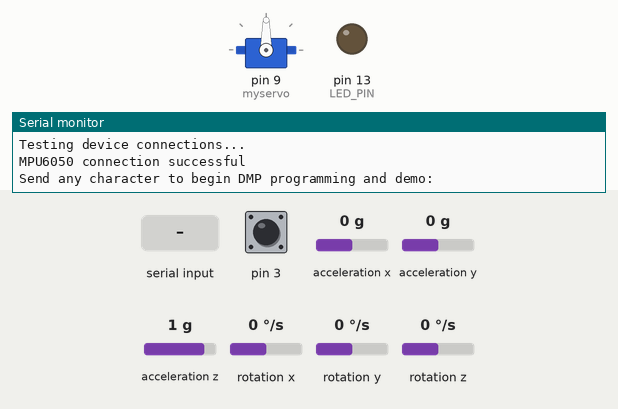
Simulated run of this sketch. Board: Arduino Leonardo, built with avr-gcc and run on an emulated ATmega32U4. Parts: servo, output pins drawn as LEDs (lit = HIGH), the last lines printed to the serial monitor. Dashed ring = blinking. The inputs (shaded band) are chosen by the test bench; at power-on: acceleration x 0 g, acceleration z 1 g, pin 3 HIGH, acceleration y 0 g, rotation x 0 °/s, rotation y 0 °/s, rotation z 0 °/s. The sensor or clock chip raises its interrupt line as the real part does.

Above: at 0.8 s.
0.9 s: "1\n" received over Serial
At 2.54 s:
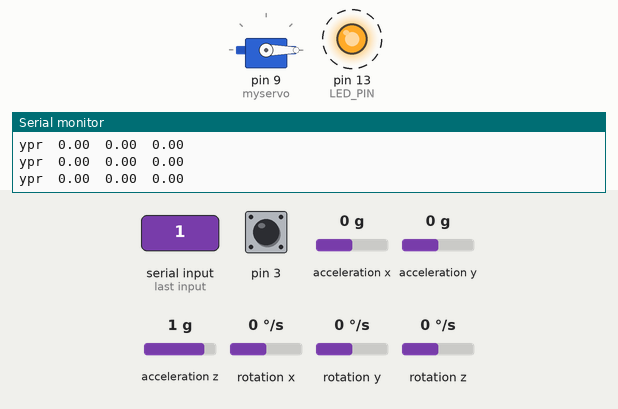
3.9 s: acceleration x set to 0.8 g
At 4.19 s:
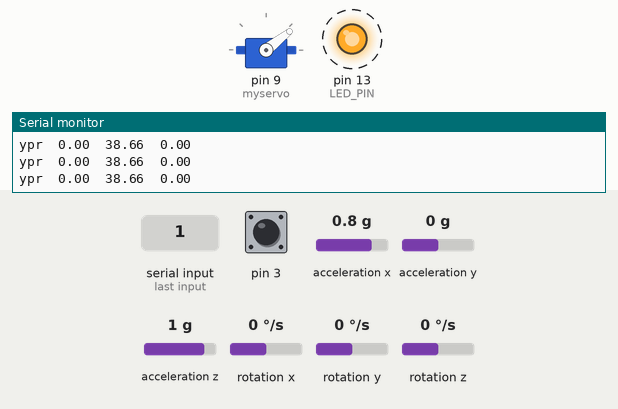
6.9 s: acceleration z set to -0.8 g
At 7.21 s:
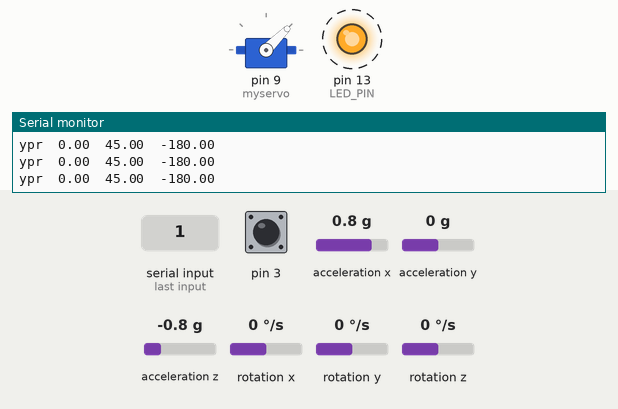
9.9 s: acceleration x set to 1.4 g
At 10.27 s:
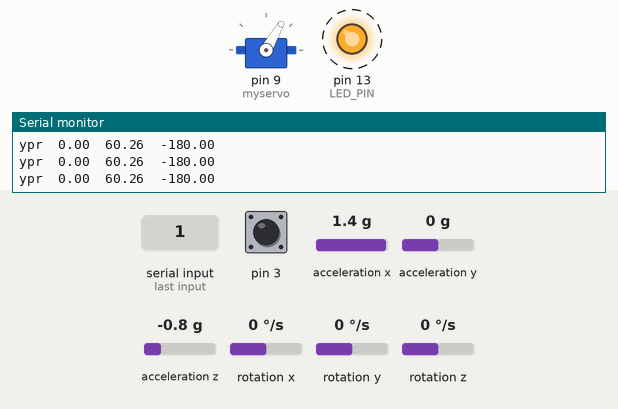
12.9 s: acceleration z set to 0 g
At 13.33 s:
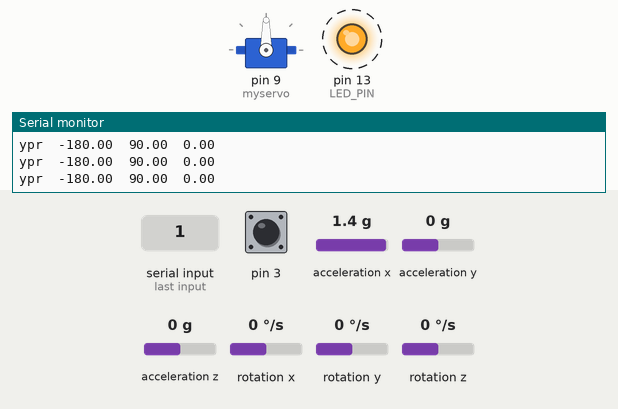
15.9 s: acceleration x set to 0.2 g
18.9 s: acceleration x set to -0.1 g
At 20.17 s:
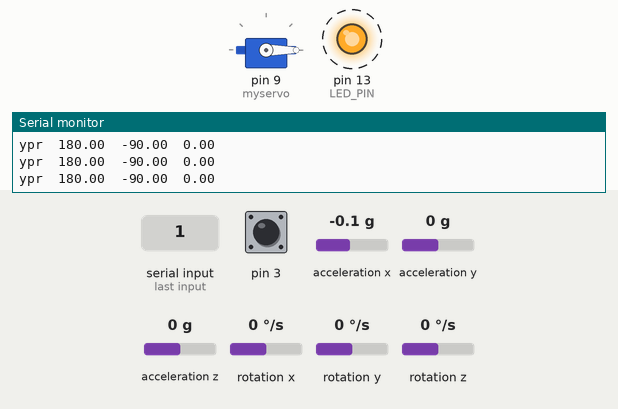
Timing chart, 0 to 22.9 s (numbered marks = the images above; inputs shaded):
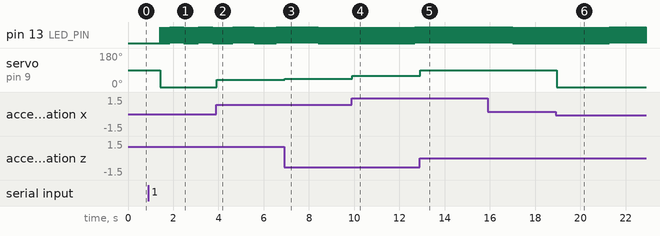

The sketch:

Servo_Gyro.ino
```cpp
// I2C device class (I2Cdev) demonstration Arduino sketch for MPU6050 class using DMP (MotionApps v2.0)
// 6/21/2012 by Jeff Rowberg <jeff@rowberg.net>
// Updates should (hopefully) always be available at https://github.com/jrowberg/i2cdevlib
//
// Changelog:
//      2013-05-08 - added seamless Fastwire support
//                 - added note about gyro calibration
//      2012-06-21 - added note about Arduino 1.0.1 + Leonardo compatibility error
//      2012-06-20 - improved FIFO overflow handling and simplified read process
//      2012-06-19 - completely rearranged DMP initialization code and simplification
//      2012-06-13 - pull gyro and accel data from FIFO packet instead of reading directly
//      2012-06-09 - fix broken FIFO read sequence and change interrupt detection to RISING
//      2012-06-05 - add gravity-compensated initial reference frame acceleration output
//                 - add 3D math helper file to DMP6 example sketch
//                 - add Euler output and Yaw/Pitch/Roll output formats
//      2012-06-04 - remove accel offset clearing for better results (thanks Sungon Lee)
//      2012-06-01 - fixed gyro sensitivity to be 2000 deg/sec instead of 250
//      2012-05-30 - basic DMP initialization working

/* ============================================
I2Cdev device library code is placed under the MIT license
Copyright (c) 2012 Jeff Rowberg

Permission is hereby granted, free of charge, to any person obtaining a copy
of this software and associated documentation files (the "Software"), to deal
in the Software without restriction, including without limitation the rights
to use, copy, modify, merge, publish, distribute, sublicense, and/or sell
copies of the Software, and to permit persons to whom the Software is
furnished to do so, subject to the following conditions:

The above copyright notice and this permission notice shall be included in
all copies or substantial portions of the Software.

THE SOFTWARE IS PROVIDED "AS IS", WITHOUT WARRANTY OF ANY KIND, EXPRESS OR
IMPLIED, INCLUDING BUT NOT LIMITED TO THE WARRANTIES OF MERCHANTABILITY,
FITNESS FOR A PARTICULAR PURPOSE AND NONINFRINGEMENT. IN NO EVENT SHALL THE
AUTHORS OR COPYRIGHT HOLDERS BE LIABLE FOR ANY CLAIM, DAMAGES OR OTHER
LIABILITY, WHETHER IN AN ACTION OF CONTRACT, TORT OR OTHERWISE, ARISING FROM,
OUT OF OR IN CONNECTION WITH THE SOFTWARE OR THE USE OR OTHER DEALINGS IN
THE SOFTWARE.
===============================================
*/

// I2Cdev and MPU6050 must be installed as libraries, or else the .cpp/.h files
// for both classes must be in the include path of your project
#include "I2Cdev.h"
#include <Servo.h>

Servo myservo;
#include "MPU6050_6Axis_MotionApps20.h"
//#include "MPU6050.h" // not necessary if using MotionApps include file

// Arduino Wire library is required if I2Cdev I2CDEV_ARDUINO_WIRE implementation
// is used in I2Cdev.h
#if I2CDEV_IMPLEMENTATION == I2CDEV_ARDUINO_WIRE
    #include "Wire.h"
#endif

// class default I2C address is 0x68
// specific I2C addresses may be passed as a parameter here
// AD0 low = 0x68 (default for SparkFun breakout and InvenSense evaluation board)
// AD0 high = 0x69
MPU6050 mpu;
//MPU6050 mpu(0x69); // <-- use for AD0 high

/* =========================================================================
   NOTE: In addition to connection 3.3v, GND, SDA, and SCL, this sketch
   depends on the MPU-6050's INT pin being connected to the Arduino's
   external interrupt #0 pin. On the Arduino Uno and Mega 2560, this is
   digital I/O pin 2.
 * ========================================================================= */

/* =========================================================================
   NOTE: Arduino v1.0.1 with the Leonardo board generates a compile error
   when using Serial.write(buf, len). The Teapot output uses this method.
   The solution requires a modification to the Arduino USBAPI.h file, which
   is fortunately simple, but annoying. This will be fixed in the next IDE
   release. For more info, see these links:

   http://arduino.cc/forum/index.php/topic,109987.0.html
   http://code.google.com/p/arduino/issues/detail?id=958
 * ========================================================================= */


// uncomment "OUTPUT_READABLE_QUATERNION" if you want to see the actual
// quaternion components in a [w, x, y, z] format (not best for parsing
// on a remote host such as Processing or something though)
//#define OUTPUT_READABLE_QUATERNION

// uncomment "OUTPUT_READABLE_EULER" if you want to see Euler angles
// (in degrees) calculated from the quaternions coming from the FIFO.
// Note that Euler angles suffer from gimbal lock (for more info, see
// http://en.wikipedia.org/wiki/Gimbal_lock)
//#define OUTPUT_READABLE_EULER

// uncomment "OUTPUT_READABLE_YAWPITCHROLL" if you want to see the yaw/
// pitch/roll angles (in degrees) calculated from the quaternions coming
// from the FIFO. Note this also requires gravity vector calculations.
// Also note that yaw/pitch/roll angles suffer from gimbal lock (for
// more info, see: http://en.wikipedia.org/wiki/Gimbal_lock)
#define OUTPUT_READABLE_YAWPITCHROLL

// uncomment "OUTPUT_READABLE_REALACCEL" if you want to see acceleration
// components with gravity removed. This acceleration reference frame is
// not compensated for orientation, so +X is always +X according to the
// sensor, just without the effects of gravity. If you want acceleration
// compensated for orientation, us OUTPUT_READABLE_WORLDACCEL instead.
//#define OUTPUT_READABLE_REALACCEL

// uncomment "OUTPUT_READABLE_WORLDACCEL" if you want to see acceleration
// components with gravity removed and adjusted for the world frame of
// reference (yaw is relative to initial orientation, since no magnetometer
// is present in this case). Could be quite handy in some cases.
//#define OUTPUT_READABLE_WORLDACCEL

// uncomment "OUTPUT_TEAPOT" if you want output that matches the
// format used for the InvenSense teapot demo
//#define OUTPUT_TEAPOT


#define LED_PIN 13 // (Arduino is 13, Teensy is 11, Teensy++ is 6)
bool blinkState = false;

// MPU control/status vars
bool dmpReady = false;  // set true if DMP init was successful
uint8_t mpuIntStatus;   // holds actual interrupt status byte from MPU
uint8_t devStatus;      // return status after each device operation (0 = success, !0 = error)
uint16_t packetSize;    // expected DMP packet size (default is 42 bytes)
uint16_t fifoCount;     // count of all bytes currently in FIFO
uint8_t fifoBuffer[64]; // FIFO storage buffer

// orientation/motion vars
Quaternion q;           // [w, x, y, z]         quaternion container
VectorInt16 aa;         // [x, y, z]            accel sensor measurements
VectorInt16 aaReal;     // [x, y, z]            gravity-free accel sensor measurements
VectorInt16 aaWorld;    // [x, y, z]            world-frame accel sensor measurements
VectorFloat gravity;    // [x, y, z]            gravity vector
float euler[3];         // [psi, theta, phi]    Euler angle container
float ypr[3];           // [yaw, pitch, roll]   yaw/pitch/roll container and gravity vector

// packet structure for InvenSense teapot demo
uint8_t teapotPacket[14] = { '$', 0x02, 0,0, 0,0, 0,0, 0,0, 0x00, 0x00, '\r', '\n' };


// ================================================================
// ===               INTERRUPT DETECTION ROUTINE                ===
// ================================================================

volatile bool mpuInterrupt = false;     // indicates whether MPU interrupt pin has gone high
void dmpDataReady() {
    mpuInterrupt = true;
}


// ================================================================
// ===                      INITIAL SETUP                       ===
// ================================================================

void setup() {
  myservo.attach(9);
    // join I2C bus (I2Cdev library doesn't do this automatically)
    #if I2CDEV_IMPLEMENTATION == I2CDEV_ARDUINO_WIRE
        Wire.begin();
        TWBR = 24; // 400kHz I2C clock (200kHz if CPU is 8MHz)
    #elif I2CDEV_IMPLEMENTATION == I2CDEV_BUILTIN_FASTWIRE
        Fastwire::setup(400, true);
    #endif

    // initialize serial communication
    // (115200 chosen because it is required for Teapot Demo output, but it's
    // really up to you depending on your project)
    Serial.begin(115200);
    while (!Serial); // wait for Leonardo enumeration, others continue immediately

    // NOTE: 8MHz or slower host processors, like the Teensy @ 3.3v or Ardunio
    // Pro Mini running at 3.3v, cannot handle this baud rate reliably due to
    // the baud timing being too misaligned with processor ticks. You must use
    // 38400 or slower in these cases, or use some kind of external separate
    // crystal solution for the UART timer.

    // initialize device
    Serial.println(F("Initializing I2C devices..."));
    mpu.initialize();

    // verify connection
    Serial.println(F("Testing device connections..."));
    Serial.println(mpu.testConnection() ? F("MPU6050 connection successful") : F("MPU6050 connection failed"));

    // wait for ready
    Serial.println(F("\nSend any character to begin DMP programming and demo: "));
    while (Serial.available() && Serial.read()); // empty buffer
    while (!Serial.available());                 // wait for data
    while (Serial.available() && Serial.read()); // empty buffer again

    // load and configure the DMP
    Serial.println(F("Initializing DMP..."));
    devStatus = mpu.dmpInitialize();

    // supply your own gyro offsets here, scaled for min sensitivity
    mpu.setXGyroOffset(-43);
    mpu.setYGyroOffset(117);
    mpu.setZGyroOffset(-46);
    mpu.setZAccelOffset(1340); // 1688 factory default for my test chip

    // make sure it worked (returns 0 if so)
    if (devStatus == 0) {
        // turn on the DMP, now that it's ready
        Serial.println(F("Enabling DMP..."));
        mpu.setDMPEnabled(true);

        // enable Arduino interrupt detection
        Serial.println(F("Enabling interrupt detection (Arduino external interrupt 0)..."));
        attachInterrupt(0, dmpDataReady, RISING);
        mpuIntStatus = mpu.getIntStatus();

        // set our DMP Ready flag so the main loop() function knows it's okay to use it
        Serial.println(F("DMP ready! Waiting for first interrupt..."));
        dmpReady = true;

        // get expected DMP packet size for later comparison
        packetSize = mpu.dmpGetFIFOPacketSize();
    } else {
        // ERROR!
        // 1 = initial memory load failed
        // 2 = DMP configuration updates failed
        // (if it's going to break, usually the code will be 1)
        Serial.print(F("DMP Initialization failed (code "));
        Serial.print(devStatus);
        Serial.println(F(")"));
    }

    // configure LED for output
    pinMode(LED_PIN, OUTPUT);
}


// ================================================================
// ===                    MAIN PROGRAM LOOP                     ===
// ================================================================
double pos = 0,t1=0,t2=0;
void loop() {
    // if programming failed, don't try to do anything
    if (!dmpReady) return;

    // wait for MPU interrupt or extra packet(s) available
    while (!mpuInterrupt && fifoCount < packetSize) {
        // other program behavior stuff here
        // .
        // .
        // .
        // if you are really paranoid you can frequently test in between other
        // stuff to see if mpuInterrupt is true, and if so, "break;" from the
        // while() loop to immediately process the MPU data
        // .
        // .
        // .
    }

    // reset interrupt flag and get INT_STATUS byte
    mpuInterrupt = false;
    mpuIntStatus = mpu.getIntStatus();

    // get current FIFO count
    fifoCount = mpu.getFIFOCount();

    // check for overflow (this should never happen unless our code is too inefficient)
    if ((mpuIntStatus & 0x10) || fifoCount == 1024) {
        // reset so we can continue cleanly
        mpu.resetFIFO();
        Serial.println(F("FIFO overflow!"));

    // otherwise, check for DMP data ready interrupt (this should happen frequently)
    } else if (mpuIntStatus & 0x02) {
        // wait for correct available data length, should be a VERY short wait
        while (fifoCount < packetSize) fifoCount = mpu.getFIFOCount();

        // read a packet from FIFO
        mpu.getFIFOBytes(fifoBuffer, packetSize);

        // track FIFO count here in case there is > 1 packet available
        // (this lets us immediately read more without waiting for an interrupt)
        fifoCount -= packetSize;

        #ifdef OUTPUT_READABLE_QUATERNION
            // display quaternion values in easy matrix form: w x y z
            mpu.dmpGetQuaternion(&q, fifoBuffer);
            Serial.print("quat\t");
            Serial.print(q.w);
            Serial.print("\t");
            Serial.print(q.x);
            Serial.print("\t");
            Serial.print(q.y);
            Serial.print("\t");
            Serial.println(q.z);
        #endif

        #ifdef OUTPUT_READABLE_EULER
            // display Euler angles in degrees
            mpu.dmpGetQuaternion(&q, fifoBuffer);
            mpu.dmpGetEuler(euler, &q);
            Serial.print("euler\t");
            Serial.print(euler[0] * 180/M_PI);
            Serial.print("\t");
            Serial.print(euler[1] * 180/M_PI);
            Serial.print("\t");
            Serial.println(euler[2] * 180/M_PI);
        #endif

        #ifdef OUTPUT_READABLE_YAWPITCHROLL
            // display Euler angles in degrees
            mpu.dmpGetQuaternion(&q, fifoBuffer);
            mpu.dmpGetGravity(&gravity, &q);
            mpu.dmpGetYawPitchRoll(ypr, &q, &gravity);
            Serial.print("ypr\t");
            Serial.print(ypr[0] * 180/M_PI);
            Serial.print("\t");
            Serial.print(ypr[1] * 180/M_PI);
            Serial.print("\t");
            Serial.println(ypr[2] * 180/M_PI);
            t2=millis();
            if(t2-t1>50){
              t1=t2;
            myservo.write(ypr[1] * 180/M_PI);
            }
        #endif

        #ifdef OUTPUT_READABLE_REALACCEL
            // display real acceleration, adjusted to remove gravity
            mpu.dmpGetQuaternion(&q, fifoBuffer);
            mpu.dmpGetAccel(&aa, fifoBuffer);
            mpu.dmpGetGravity(&gravity, &q);
            mpu.dmpGetLinearAccel(&aaReal, &aa, &gravity);
            Serial.print("areal\t");
            Serial.print(aaReal.x);
            Serial.print("\t");
            Serial.print(aaReal.y);
            Serial.print("\t");
            Serial.println(aaReal.z);
        #endif

        #ifdef OUTPUT_READABLE_WORLDACCEL
            // display initial world-frame acceleration, adjusted to remove gravity
            // and rotated based on known orientation from quaternion
            mpu.dmpGetQuaternion(&q, fifoBuffer);
            mpu.dmpGetAccel(&aa, fifoBuffer);
            mpu.dmpGetGravity(&gravity, &q);
            mpu.dmpGetLinearAccel(&aaReal, &aa, &gravity);
            mpu.dmpGetLinearAccelInWorld(&aaWorld, &aaReal, &q);
            Serial.print("aworld\t");
            Serial.print(aaWorld.x);
            Serial.print("\t");
            Serial.print(aaWorld.y);
            Serial.print("\t");
            Serial.println(aaWorld.z);
        #endif

        #ifdef OUTPUT_TEAPOT
            // display quaternion values in InvenSense Teapot demo format:
            teapotPacket[2] = fifoBuffer[0];
            teapotPacket[3] = fifoBuffer[1];
            teapotPacket[4] = fifoBuffer[4];
            teapotPacket[5] = fifoBuffer[5];
            teapotPacket[6] = fifoBuffer[8];
            teapotPacket[7] = fifoBuffer[9];
            teapotPacket[8] = fifoBuffer[12];
            teapotPacket[9] = fifoBuffer[13];
            Serial.write(teapotPacket, 14);
            teapotPacket[11]++; // packetCount, loops at 0xFF on purpose
        #endif

        // blink LED to indicate activity
        blinkState = !blinkState;
        digitalWrite(LED_PIN, blinkState);
    }
}
```

Measured:
- the behaviour switches between 0.1 and 0 g on acceleration x (found by bisection; images 5 and 6)
- after the input at 0.9 s, pin 13 (LED_PIN): alternates HIGH for 0.01 s and LOW for 0.01 s, starting after 0.52 s; servo on pin 9 (myservo): 90° → 0° after 0.53 s
- after the input at 3.9 s, servo on pin 9 (myservo): 0° → 38° at once
- after the input at 6.9 s, servo on pin 9 (myservo): 38° → 45° at once
- after the input at 9.9 s, servo on pin 9 (myservo): 45° → 60° at once
- after the input at 12.9 s, servo on pin 9 (myservo): 60° → 90° at once
- after the input at 18.9 s, servo on pin 9 (myservo): 90° → 0° after 0.06 s
